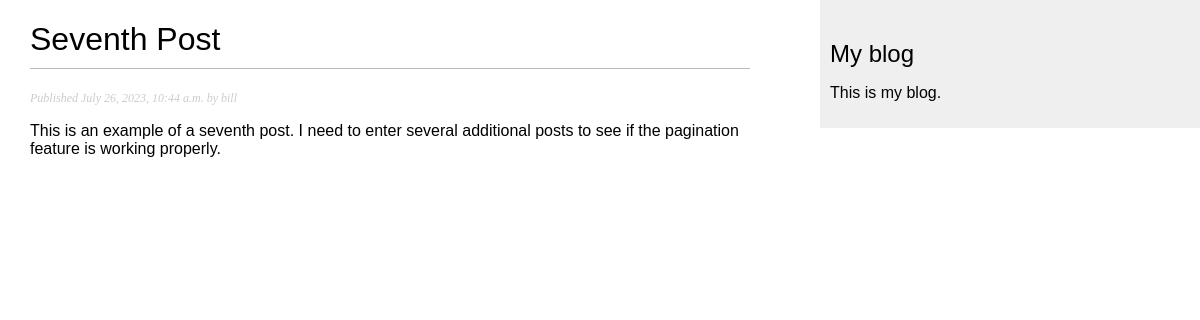
The page /blog/2023/7/26/seventh-post/ on the database its author committed.
### blog/models.py (models this page shows, shortened)
class Post(models.Model):
    class Status(models.TextChoices):
        DRAFT = 'DF', 'Draft'
        PUBLISHED = 'PB', 'Published'
    title = models.CharField(max_length=250)
    slug = models.CharField(max_length=250,
                            unique_for_date='publish')
    author = models.ForeignKey(User,
                               on_delete=models.CASCADE,
                               related_name='blog_posts')
    body = models.TextField()
    publish = models.DateTimeField(default=timezone.now)
    created = models.DateTimeField(auto_now_add=True)
    updated = models.DateTimeField(auto_now=True)
    status = models.CharField(max_length=2,
                              choices=Status.choices,
                              default=Status.DRAFT)
    objects = models.Manager()
    published = PublishedManager()
    class Meta:
        ordering = ['-publish']
        indexes = [
            models.Index(fields=['-publish']),
        ]

### blog/views.py (the view)
def post_detail(request, year, month, day, post):
    post = get_object_or_404(Post,
                            status=Post.Status.PUBLISHED,
                            slug=post,
                            publish__year=year,
                            publish__month=month,
                            publish__day=day)
    return render(request,
                  'blog/post/detail.html',
                  {'post': post})

### blog/templates/blog/post/detail.html (shortened to what this page needs)
{% extends "blog/base.html" %}
{% block content%}
    <h1>{{ post.title }}</h1>
    <p class="date">
        Published {{ post.publish}} by {{ post.author }}
    </p>
    {{ post.body|linebreaks }}
{% endblock %}

### blog/static/css/blog.css (style rules this page uses)
body { margin:0; padding:0; font-family:helvetica, sans-serif; }
h1 { font-weight:normal; border-bottom:1px solid #bbb; padding:0 0 10px 0; }
p.date { color:#ccc; font-family: georgia, serif; font-size: 12px; font-style: italic; }

### rows shown on the page
Post: title "Seventh Post", publish "July 26, 2023, 10:44 a.m.", author "bill", body "This is an example of a seventh post. I need to enter several additional posts to see if the pagination feature is working properly."
